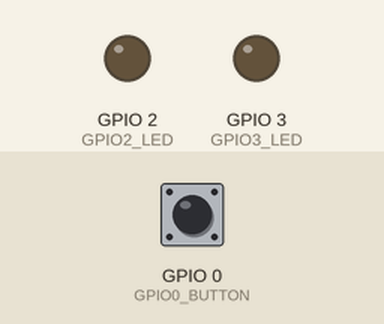
Bench run of a sketch on a simulated ESP8266 (NodeMCU). Shown: output pins drawn as LEDs (lit = HIGH). The inputs (shaded band) are chosen by the test bench; at power-on: GPIO 0 (GPIO0_BUTTON) HIGH. WiFi joins after 1.5 s; servers stay silent unless stated.

Above: at 0.1 s.
At 1.6 s:
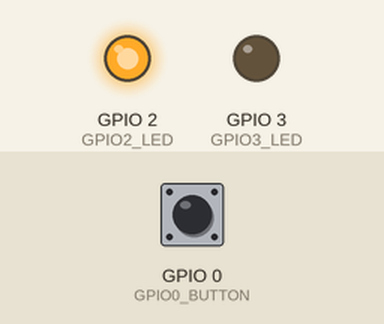
Timing chart, 0 to 3.1 s (numbered marks = the images above):
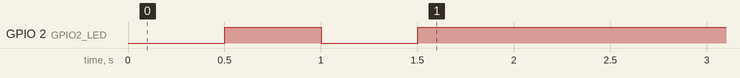

Measured:
- by itself, GPIO 2 (GPIO2_LED): LOW → HIGH at 0.50 s, → LOW 0.50 s later, → HIGH 0.50 s later

The sketch:

BroQuizBox.ino
```cpp
#include <ESP8266WiFi.h>
#include <WiFiClient.h>
#include <ESP8266WebServer.h>
#include <ESP8266HTTPClient.h>

/****************** DEFINES ***********/
// GPIO configuration
#define GPIO0_BUTTON  0
#define GPIO1_TX      1
#define GPIO2_LED     2
#define GPIO3_LED     3

#define LED_ON  1
#define LED_OFF 0

#define DEBUG

/**************** STRUCTS ****************/
typedef enum
{
  E_WIFI_STATION_SCAN,
  E_WIFI_STATION_CONNECTED
}EGeneralState;

/************* GLOBAL VARIABLES ************/
static  EGeneralState       gEState               = E_WIFI_STATION_SCAN;

static  char                gWifiStationSSID[32]  = "ArthurWifi";
static  char                gWifiStationPWD[64]   = "tuturwifi";

WiFiClient client;
HTTPClient http;
const char* serverName = "http://192.168.137.153:8080/answer/1";
int httpResponseCode = 0;
bool BigButtonHasBeenPressed = false;
String payload;

/********************** ISR ****************/
// Catch button ISR
void ICACHE_RAM_ATTR IsrBigButtonPushed() {
  BigButtonHasBeenPressed = true;
}

/********************** APP ***************/
void setup() {
  // Setup GPIOS
  pinMode(GPIO3_LED, OUTPUT);
  pinMode(GPIO0_BUTTON, INPUT_PULLUP);
  pinMode(GPIO2_LED, OUTPUT);

  // Start debug serial
  //Serial.begin(115200);
  //Serial.println();
  //Serial.println("*******START OF PROGRAM*****");
}

void loop() {

  switch (gEState)
  {
    case E_WIFI_STATION_SCAN:
      //Serial.println("New sate : E_WIFI_STATION_SCAN");
      // Try to connect to wifi station
      WiFi.mode(WIFI_STA);
      WiFi.begin(gWifiStationSSID, gWifiStationPWD);

      //Serial.print("scan start : ssid=");
      //Serial.print(gWifiStationSSID);
      //Serial.print(", pwd=");
      //Serial.println(gWifiStationPWD);

      // Wait for connection
      while ((WiFi.status() != WL_CONNECTED))
      {
        digitalWrite(GPIO2_LED, LED_OFF);
        delay(500);
        digitalWrite(GPIO2_LED, LED_ON);
        delay(500);
        //Serial.print(".");
      }

      if (WiFi.status() == WL_CONNECTED)
      {
        WiFi.setAutoReconnect(true);
        //Serial.println();
        //Serial.print("Connected, IP address: ");
        //Serial.println(WiFi.localIP());
        //Serial.print("RSSI : ");
        //Serial.println(WiFi.RSSI());
        gEState = E_WIFI_STATION_CONNECTED;
      }
      else
      {
        //Serial.println();
        //Serial.println("Cannot connect to WIFI");
      }
      break;

    case E_WIFI_STATION_CONNECTED:
      // Attach ISR to button
      attachInterrupt(GPIO0_BUTTON, IsrBigButtonPushed, FALLING);
      digitalWrite(GPIO2_LED, LED_ON);
      //Serial.println("New sate : E_WIFI_STATION_CONNECTED");
      while(1)
      {
        if (BigButtonHasBeenPressed == true)
        {
          BigButtonHasBeenPressed = false;
          // Your Domain name with URL path or IP address with path
          http.begin(client, serverName);

          // Send HTTP POST request
          httpResponseCode = http.POST("");

          if (httpResponseCode == 200)
          {
            payload = http.getString();
            //Serial.print("response from serv : ");
            //Serial.println(payload);
            if (strstr(payload.c_str(), "true") != NULL)
            {
              //Serial.print("J'ai la main !!!!");
              digitalWrite(GPIO3_LED, LED_ON);
              delay(5000);
              digitalWrite(GPIO3_LED, LED_OFF);
            }
            else
            {
              //Serial.print("Trop tard :(((");
            }
          }
        }
        delay(20);
      }
      detachInterrupt(GPIO0_BUTTON);
      break;

    default:
      //Serial.println("New sate : UNKNOWN");
      gEState = E_WIFI_STATION_SCAN;
      break;
  }
}
```
